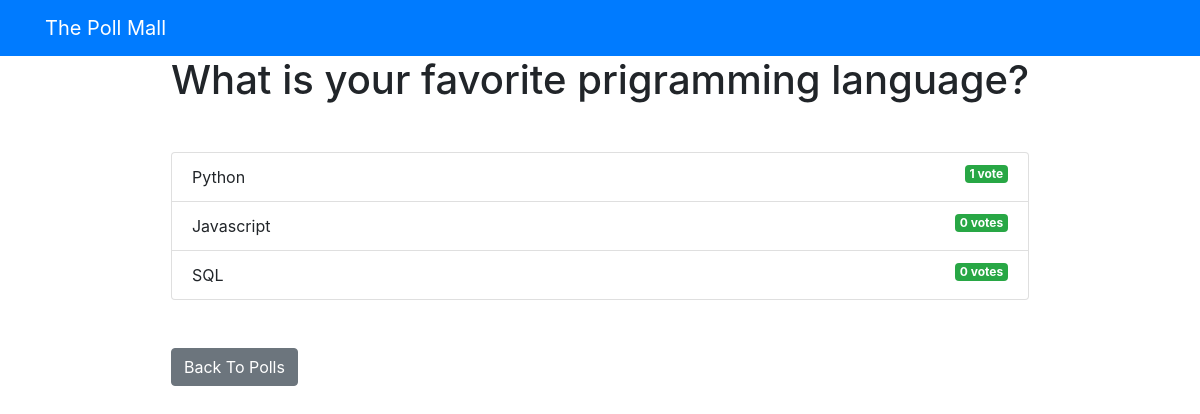
The app's page /polls/7/results/ with its own data.
### pollApp/models.py (models this page shows, shortened)
class Question(models.Model):
    question_text = models.CharField(max_length = 300)
    pub_date = models.DateTimeField('date published')

class Choice(models.Model):
    question = models.ForeignKey(Question, on_delete = models.CASCADE)
    choice_text = models.CharField(max_length = 200)
    votes = models.IntegerField(default=0)

### pollApp/views.py (the view)
# urls.py: path('<int:question_id>/results/', views.results, name='results'),
def results(request, question_id):
    question = get_object_or_404(Question, pk = question_id)
    return render(request, 'polls/results.html',
                    {'question':question})

### templates/polls/results.html
{% extends 'base.html' %}
{% block content %}
<h1 class ="mb-5 text-center">{{ question.question_text }}</h1>
<ul class ="list-group mb-5">
	{% for choice in question.choice_set.all %}
	<li class ="list-group-item">
		{{ choice.choice_text }} <span class ="badge badge-success float-right">{{ choice.votes }}
			vote{{ choice.votes | pluralize }}</span>
	</li>
	{% endfor %}
</ul>
<a class ="btn btn-secondary" href ="{% url 'polls:index' %}">Back To Polls</a>
{% endblock %}

### records on screen
Question: question_text "What is your favorite prigramming language?"
Choice: choice_text "Python", votes "1"
Choice: choice_text "Javascript", votes "0", votes|pluralize "s"
Choice: choice_text "SQL", votes "0", votes|pluralize "s"
